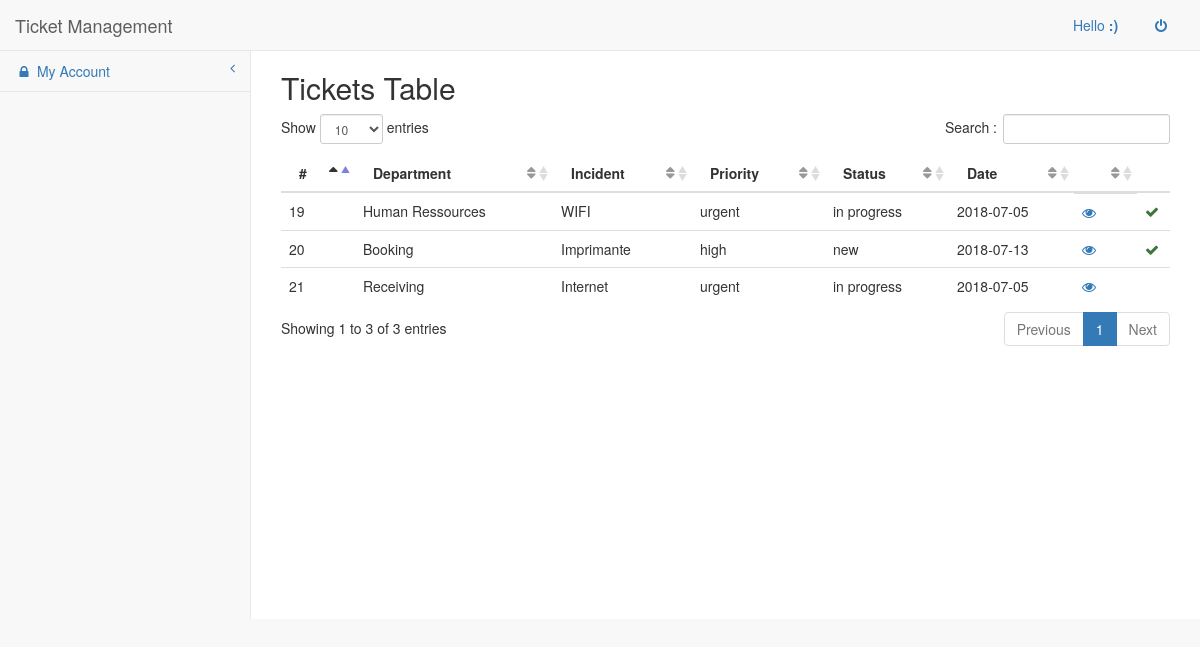
The app's page /index.php/c_technician with its own data.
### tables this page shows
CREATE TABLE `incident` (
  `num_incident` int(11) NOT NULL,
  `title_incident` varchar(10000) NOT NULL,
  `desc_incident` varchar(10000) NOT NULL,
  `priority` varchar(20) DEFAULT NULL,
  `statut` varchar(50) DEFAULT NULL,
  `date_incident` date DEFAULT NULL,
  `id_user` varchar(255) DEFAULT NULL,
  `id_department` int(11) DEFAULT NULL,
  `read_incident` tinyint(1) NOT NULL
);

CREATE TABLE `department` (
  `num_department` int(11) NOT NULL,
  `label_department` varchar(255) NOT NULL
);

### application/controllers/c_technician.php (called while the page is built, shortened)
<?php if ( ! defined('BASEPATH')) exit('No direct script access allowed');
class C_Technician extends CI_Controller {
    function __construct()
    {
        $this->load->database();
        $this->load->helper(array('form','url','text','string'));
        $this->load->library(array('session','form_validation','email'));
        $this->load->model('m_incident');
              $this->load->model('m_response');
    }
    public function index()
    {
       $this->load->view('include/head');
           $this->load->view('include/header');
             $this->load->view('include/menu');
                $data['incidents']=$this->m_incident->readIncidents();
        $this->load->view('technician/table_ticket_v', $data);
         $this->load->view('include/footer');
    }
  }

### index.php (called while the page is built, shortened)
<?php
require_once BASEPATH.'core/CodeIgniter.php';

### application/models/m_incident.php (called while the page is built, shortened)
<?php
	class M_Incident extends CI_Model{
		public function readIncidents(){
			$this->db->select('*');
	        $this->db->from('incident');
	        $this->db->join('department ', 'num_department=id_department');
	        $query = $this->db->order_by('num_incident', 'DESC')->get();
	        return $query->result();
		}
	}
?>

### application/views/technician/table_ticket_v.php (the view, shortened to what this page needs)
<div id="page-wrapper">
  <div class="row">
    <div  class="col-lg-12">
      <h2>Tickets Table</h2>
      <div class="table-responsive">
        <table class="table table-hover"  id="dataTables">
          <thead>
            <tr>
            <th>#</th>
            <th>Department</th>
            <th>Incident</th>
             <th>Priority</th>
             <th>Status</th>
              <th>Date</th>
            <th></th>
             <th></th>
            </tr>
          </thead>
          <tbody>
             <?php foreach ($incidents as  $incident): ?>
            <tr  class="row_ticket">
            <td><?= $id=$incident->num_incident ;  ?></td>
            <td><?= $incident->label_department ;  ?></td>
            <td><?= $incident->title_incident ;  ?></td>
            <td><?= $incident->priority ;  ?></td>
             <td><?= $incident->statut ;  ?></td>
            <td><?= $incident->date_incident ;  ?></td>
            <td  class="show"><a href="<?= site_url('c_technician/check_access/'.$id) ; ?>"><i  class="fa fa-eye"></i></a></td>
            <td  class="test">
                <?php  if ($incident->read_incident == 1) {
                  echo "<i class='fa fa-check  text-success check'></i>";
                }   ?>
            </td>
            </tr>
          <?php  endforeach ?>
          </tbody>
        </table>
        <div  class="col-lg-6">
      </div>
    </div>
  </div>
</div>

### records on screen
incident: num_incident "21", id_department.label_department "Receiving", title_incident "Internet", priority "urgent", statut "in progress", date_incident "2018-07-05"
incident: num_incident "20", id_department.label_department "Booking", title_incident "Imprimante", priority "high", statut "new", date_incident "2018-07-13", read_incident 1 (drawn)
incident: num_incident "19", id_department.label_department "Human Ressources", title_incident "WIFI", priority "urgent", statut "in progress", date_incident "2018-07-05", read_incident 1 (drawn)
